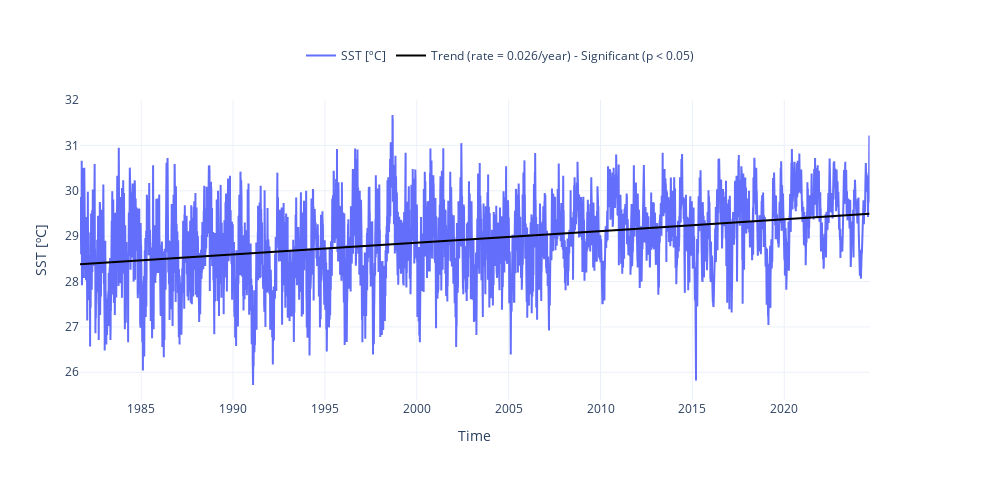

Notebook source saved alongside this figure:
### Code cell
fig = plot_timeseries_interactive(dict_plot, trendline=True, scatter_dict = None, figsize = (25, 12), label_yaxes = 'SST [ºC]');

### Figure 1 — Plotly figure (JSON) as saved in the notebook; plotly's stock layout.template omitted (floating-point values rounded to 4 significant figures; data arrays with more than 128 entries replaced by an {"elided": "..."} marker saying what was removed)
{"data": [{"line": {"color": "#636EFA"}, "name": "SST [ºC]", "type": "scatter", "x": {"elided": "15699 str values"}, "xaxis": "x", "y": {"elided": "15699 float values"}, "yaxis": "y"}, {"line": {"color": "black"}, "mode": "lines", "name": "Trend (rate = 0.026/year) - Significant (p < 0.05)", "showlegend": true, "type": "scatter", "x": {"elided": "15699 str values"}, "xaxis": "x", "y": {"elided": "15699 float values"}, "yaxis": "y"}], "layout": {"height": 480, "legend": {"font": {"size": 12}, "orientation": "h", "x": 0.5, "xanchor": "center", "y": 1.1, "yanchor": "bottom"}, "title": {"text": " "}, "width": 1000, "xaxis": {"anchor": "y", "domain": [0, 0.94], "title": {"text": "Time"}}, "yaxis": {"anchor": "x", "domain": [0, 1], "title": {"text": "SST [ºC]"}}, "yaxis2": {"anchor": "x", "overlaying": "y", "side": "right"}}}
